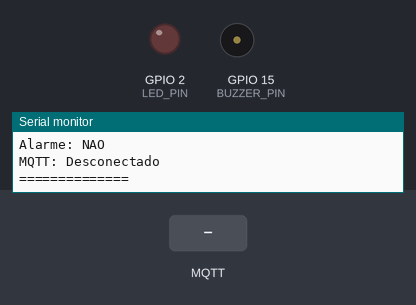
The sketch below on a simulated ESP32. On the bench: output pins drawn as LEDs (lit = HIGH), buzzer (waves = sounding, pin HIGH), the last lines printed to the serial monitor. Inputs (shaded band) come from the test bench. WiFi joins after 1.5 s; servers stay silent unless stated; random numbers use the default seed unless the sketch sets one; no MQTT or app messages arrive unless stated.

Above: at 2.7 s.
2.8 s: MQTT message "limite" arrives on the first subscribed topic
5.8 s: MQTT message ":" arrives on the first subscribed topic
At 11.6 s:
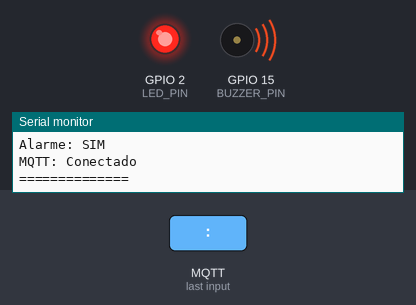
Timing chart, 0 to 13.1 s (numbered marks = the images above; inputs shaded):
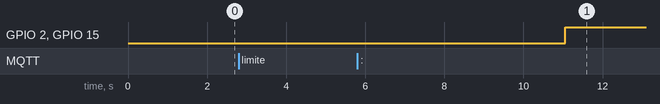

The sketch:

sketch.ino
```cpp
#include <WiFi.h>
#include <WiFiClientSecure.h>
#include <PubSubClient.h>

// =====================================================
// WIFI
// =====================================================

const char* ssid = "Wokwi-GUEST";
const char* password = "";

// =====================================================
// MQTT CLOUD
// =====================================================

const char* mqttServer =
"d796bc3f870f467c85b9fca2b48150e0.s1.eu.hivemq.cloud";

const int mqttPort = 8883;

const char* mqttUser = "Ivan-CEUB";
const char* mqttPassword = "1234Abcd";

// =====================================================
// TOPICOS MQTT
// =====================================================

const char* topicoTelemetria =
"ceub/str-embarcados/turma-a/grupo07/esp32-01/telemetria";

const char* topicoAlerta =
"ceub/str-embarcados/turma-a/grupo07/esp32-01/alerta";

const char* topicoStatus =
"ceub/str-embarcados/turma-a/grupo07/esp32-01/status";

const char* topicoComando =
"ceub/str-embarcados/turma-a/grupo07/esp32-01/comando";

// =====================================================
// PINOS
// =====================================================

#define LED_PIN 2
#define BUZZER_PIN 15

// =====================================================
// OBJETOS
// =====================================================

WiFiClientSecure espClient;
PubSubClient client(espClient);

// =====================================================
// VARIAVEIS
// =====================================================

float temperatura = 20.0;
float umidade = 50.0;

float limiteTemperatura = 30.0;

bool alarme = false;
bool ledRemoto = false;

// =====================================================
// TIMERS
// =====================================================

unsigned long tSensor = 0;
unsigned long tControle = 0;
unsigned long tTelemetria = 0;
unsigned long tLog = 0;
unsigned long tReconexao = 0;

// =====================================================
// CALLBACK MQTT
// =====================================================

void callback(char* topic,
              byte* payload,
              unsigned int length) {

  String msg = "";

  for (unsigned int i = 0; i < length; i++) {
    msg += (char)payload[i];
  }

  Serial.println();
  Serial.println("Comando recebido:");
  Serial.println(msg);

  if (msg.indexOf("\"led\":\"on\"") >= 0) {
    ledRemoto = true;
  }

  if (msg.indexOf("\"led\":\"off\"") >= 0) {
    ledRemoto = false;
  }

  int pos = msg.indexOf("limite");

  if (pos >= 0) {

    int inicio = msg.indexOf(":", pos);

    if (inicio > 0) {

      String valor =
      msg.substring(inicio + 1);

      valor.replace("}", "");
      valor.replace("\"", "");

      limiteTemperatura =
      valor.toFloat();

      Serial.print("Novo limite: ");
      Serial.println(limiteTemperatura);
    }
  }
}

// =====================================================
// WIFI
// =====================================================

void conectarWiFi() {

  Serial.println("Conectando WiFi");

  WiFi.begin(ssid, password);

  while (WiFi.status() != WL_CONNECTED) {

    delay(500);
    Serial.print(".");
  }

  Serial.println();
  Serial.println("WiFi conectado");

  Serial.print("IP: ");
  Serial.println(WiFi.localIP());
}

// =====================================================
// MQTT
// =====================================================

void conectarMQTT() {

  String clientId =
  "grupo07-" +
  String(random(100000));

  Serial.println("Tentando MQTT...");

  if (client.connect(
      clientId.c_str(),
      mqttUser,
      mqttPassword)) {

    Serial.println("MQTT conectado");

    client.subscribe(topicoComando);

    client.publish(
      topicoStatus,
      "{\"status\":\"online\"}"
    );

  } else {

    Serial.print("Falha MQTT. Codigo=");
    Serial.println(client.state());
  }
}

void manterMQTT() {

  if (client.connected()) {

    client.loop();
    return;
  }

  unsigned long agora = millis();

  if (agora - tReconexao >= 5000) {

    tReconexao = agora;

    conectarMQTT();
  }
}

// =====================================================
// SETUP
// =====================================================

void setup() {

  Serial.begin(115200);

  pinMode(LED_PIN, OUTPUT);
  pinMode(BUZZER_PIN, OUTPUT);

  digitalWrite(LED_PIN, LOW);
  digitalWrite(BUZZER_PIN, LOW);

  conectarWiFi();

  espClient.setInsecure();

  client.setServer(
    mqttServer,
    mqttPort
  );

  client.setCallback(callback);

  randomSeed(micros());

  Serial.println("Sistema iniciado");
}

// =====================================================
// LOOP
// =====================================================

void loop() {

  unsigned long agora = millis();

  // ---------------------------------
  // MQTT
  // ---------------------------------

  manterMQTT();

  // ---------------------------------
  // SENSOR SIMULADO
  // 500 ms
  // ---------------------------------

  if (agora - tSensor >= 500) {

    tSensor = agora;

    temperatura += 0.5;

    if (temperatura > 40.0) {
      temperatura = 20.0;
    }

    umidade =
    40 + random(0, 500) / 10.0;
  }

  // ---------------------------------
  // CONTROLE
  // 100 ms
  // ---------------------------------

  if (agora - tControle >= 100) {

    tControle = agora;

    alarme =
    temperatura >= limiteTemperatura;

    if (alarme) {

      digitalWrite(
        LED_PIN,
        HIGH
      );

      digitalWrite(
        BUZZER_PIN,
        HIGH
      );

    } else {

      digitalWrite(
        LED_PIN,
        ledRemoto ? HIGH : LOW
      );

      digitalWrite(
        BUZZER_PIN,
        LOW
      );
    }
  }

  // ---------------------------------
  // TELEMETRIA
  // 2 s
  // ---------------------------------

  if (
      client.connected() &&
      agora - tTelemetria >= 2000
     ) {

    tTelemetria = agora;

    String payload =
      "{"
      "\"temperatura\":"
      + String(temperatura,1)
      + ","
      "\"umidade\":"
      + String(umidade,1)
      + ","
      "\"limite\":"
      + String(limiteTemperatura,1)
      + ","
      "\"alarme\":"
      + String(alarme ? "true" : "false")
      + ","
      "\"timestamp_ms\":"
      + String(agora)
      + "}";

    bool enviado =
    client.publish(
      topicoTelemetria,
      payload.c_str()
    );

    if (enviado) {

      Serial.println();
      Serial.println("Telemetria enviada:");
      Serial.println(payload);

    } else {

      Serial.println(
        "Falha ao publicar telemetria"
      );
    }

    if (alarme) {

      client.publish(
        topicoAlerta,
        "{\"alerta\":\"temperatura_alta\"}"
      );
    }
  }

  // ---------------------------------
  // LOG LOCAL
  // 1 s
  // ---------------------------------

  if (agora - tLog >= 1000) {

    tLog = agora;

    Serial.println();
    Serial.println("==============");

    Serial.print("Temperatura: ");
    Serial.println(temperatura);

    Serial.print("Umidade: ");
    Serial.println(umidade);

    Serial.print("Limite: ");
    Serial.println(limiteTemperatura);

    Serial.print("Alarme: ");
    Serial.println(
      alarme ? "SIM" : "NAO"
    );

    Serial.print("MQTT: ");
    Serial.println(
      client.connected()
      ? "Conectado"
      : "Desconectado"
    );

    Serial.println("==============");
  }
}
```
